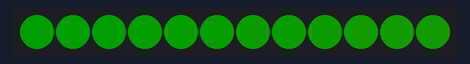
Bench run of a sketch on a simulated Arduino Uno, built with avr-gcc and run on an emulated ATmega328P. Shown: 12 RGB LEDs in strip order, left to right. Dim RGB values are drawn brighter than linear.

Above: at 0.15 s.
At 4.96 s:
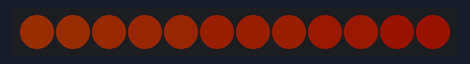
At 7.36 s:
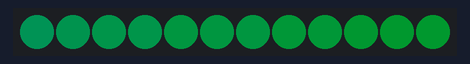
At 9.77 s:
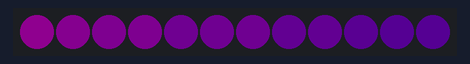
At 14.27 s:
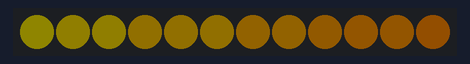
At 20.29 s:
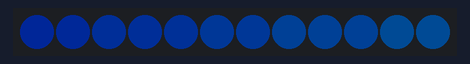

The sketch:

vong12led.ino
```cpp
#include <Adafruit_NeoPixel.h>

#define PIN 15

int state1,state2,hieu_ung=1,bufstate1=0,bufstate2=0,so_led=0;

Adafruit_NeoPixel strip = Adafruit_NeoPixel(12, PIN, NEO_GRB + NEO_KHZ800);

void setup()
{
  strip.begin();
  strip.setBrightness(30);
  strip.show();
  //attachInterrupt(13,hieu_ung1,FALLING);
  //attachInterrupt(13,hieu_ung2,RISING);
}

void loop()
{


/*lua chon hieu ung tu touchpab 1*/
//  if(state1 != bufstate1 )
//  {
//    if(hieu_ung <5)
//       hieu_ung += 1;
//    else hieu_ung = 1;
//    bufstate1 = state1;
//  }
hieu_ung = 4;

/*lua chon so led tu touchpad 2*/
//  if(state2 != bufstate2)
//  {
//    if(so_led<12)
//    so_led+=1;
//    else if(so_led == 12)
//    {
//      so_led=1;
//      colorWipe(strip.Color(0, 0, 0),12, 1);
//    }
//    bufstate2=state2;
//  }
so_led = 12;

  if(hieu_ung == 1)
  colorWipe(strip.Color(255, 0, 0),so_led, 50);
  else if(hieu_ung == 2)
  colorWipe(strip.Color(0, 255, 0),so_led, 50);
  else if(hieu_ung == 3)
  colorWipe(strip.Color(0, 0, 255),so_led, 50);
  else if(hieu_ung == 4)
  rainbow(1,so_led);
}

void colorWipe(unsigned int c,unsigned int so_led, unsigned int wait)
{
  for (int i = 0; i < so_led; i++) //numPixels = numLEDs
  {
    strip.setPixelColor(i, c); //set color for once LED
    strip.show();
    delay(wait);
  }
}

//rainbow led for all
void rainbow(unsigned int wait,unsigned int so_led)
{
  int i, j;

  for (j = 0; j < 256; j++)
  {
    for (i = 0; i < so_led; i++)
    {
      strip.setPixelColor(i, Wheel((i + j) & 255));
    }
    strip.show();
    delay(wait);
  }
}

// rainbow circle led
void rainbowCycle(unsigned int wait)
{
  uint16_t i, j;

  for (j = 0; j < 256 * 5; j++)
  { // 5 cycles of all colors on wheel
    for (i = 0; i < strip.numPixels(); i++)
    {
      strip.setPixelColor(i, Wheel(((i * 256 / strip.numPixels()) + j) & 255));
    }
    strip.show();
    delay(wait);
  }
}

//change LED from green -> red -> blue -> green (full color)
uint32_t Wheel(byte WheelPos)
{
  if (WheelPos < 85)
  {
    return strip.Color(WheelPos * 3, 255 - WheelPos * 3, 0);
  }
  else if (WheelPos < 170)
  {
    WheelPos -= 85;
    return strip.Color(255 - WheelPos * 3, 0, WheelPos * 3);
  }
  else
  {
    WheelPos -= 170;
    return strip.Color(0, WheelPos * 3, 255 - WheelPos * 3);
  }
}
```

Measured:
- by itself, everything shown: repeats every 19.2 s, in 64 steps
